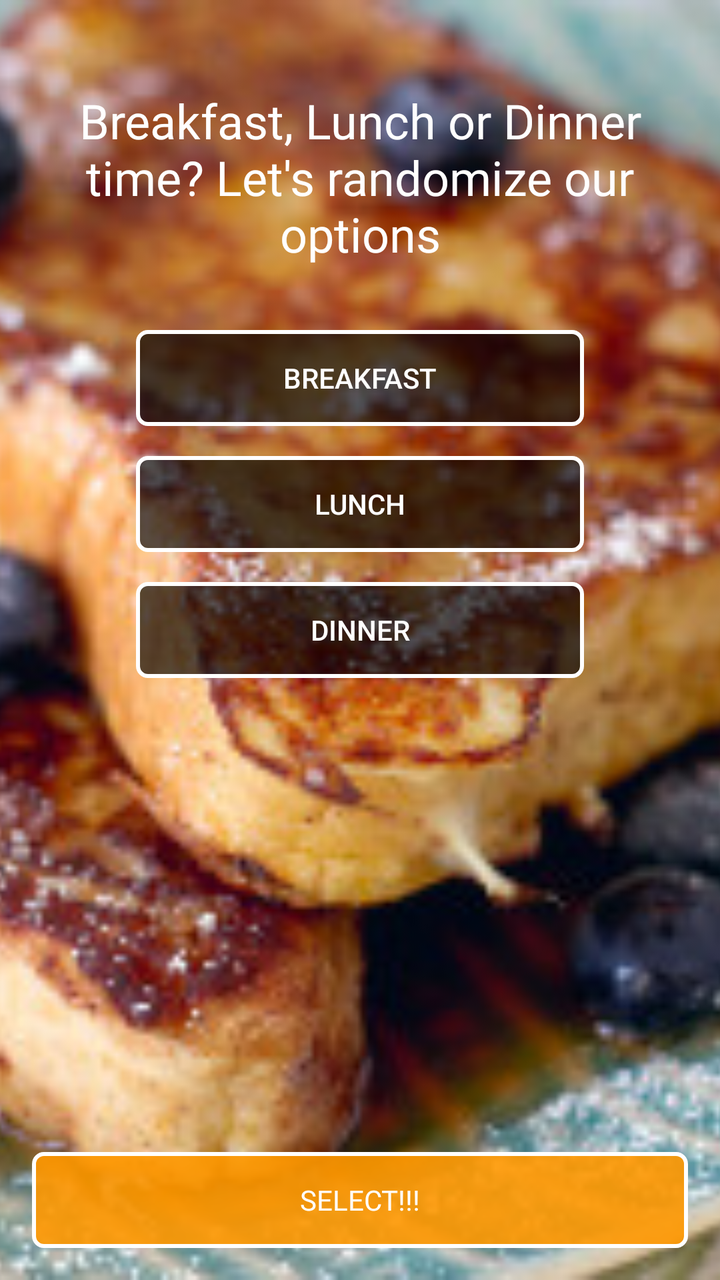
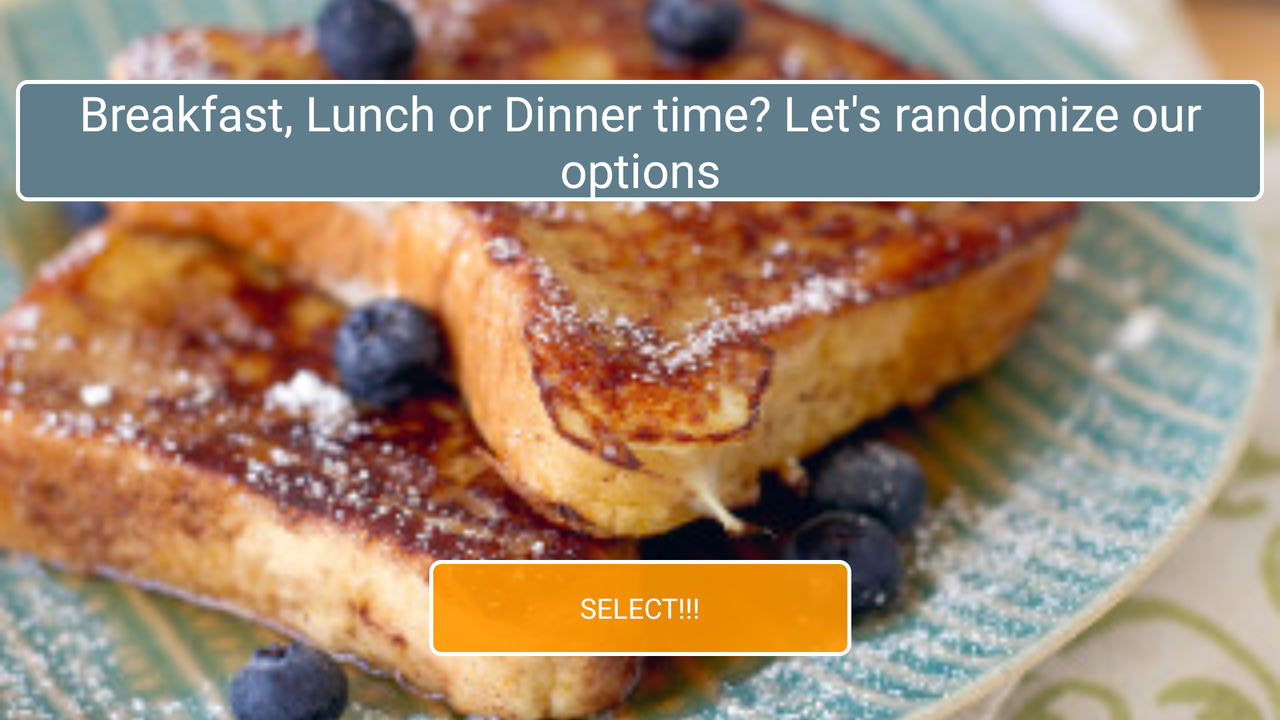

The same Android screen from two of the app's own layout files: first res/layout/ as a phone draws it, then the repository's variant for another configuration, drawn on a device whose configuration selects that folder. Both files follow.
<!-- AndroidManifest.xml: application theme AppTheme -->
<!-- res/layout/activity_food_type.xml -->
<?xml version="1.0" encoding="utf-8"?>
<android.support.constraint.ConstraintLayout xmlns:android="http://schemas.android.com/apk/res/android"
    xmlns:app="http://schemas.android.com/apk/res-auto"
    xmlns:tools="http://schemas.android.com/tools"
    android:layout_width="match_parent"
    android:layout_height="match_parent"
    tools:context=".activities.FoodTypeActivity">

    <ImageView
        android:id="@+id/imageView3"
        android:layout_width="0dp"
        android:layout_height="0dp"
        android:scaleType="centerCrop"
        app:layout_constraintBottom_toBottomOf="parent"
        app:layout_constraintEnd_toEndOf="parent"
        app:layout_constraintStart_toStartOf="parent"
        app:layout_constraintTop_toTopOf="parent"
        app:srcCompat="@drawable/breakfast_screen" />

    <LinearLayout
        android:id="@+id/linearLayout"
        android:layout_width="0dp"
        android:layout_height="wrap_content"
        android:layout_marginEnd="32dp"
        android:layout_marginStart="32dp"
        android:layout_marginTop="32dp"
        android:orientation="vertical"
        app:layout_constraintEnd_toEndOf="parent"
        app:layout_constraintHorizontal_bias="1.0"
        app:layout_constraintStart_toStartOf="parent"
        app:layout_constraintTop_toBottomOf="@+id/textView3">

        <ToggleButton
            android:id="@+id/breakfastBtn"
            android:layout_width="match_parent"
            android:layout_height="wrap_content"
            android:layout_marginLeft="36dp"
            android:layout_marginRight="36dp"
            android:background="@drawable/letseat_toggle"
            android:onClick="breakfastBtn"
            android:text="Breakfast"
            android:textColor="@android:color/white"
            android:textOff="Breakfast"
            android:textOn="Breakfast" />

        <ToggleButton
            android:id="@+id/lunchBtnClick"
            android:layout_width="match_parent"
            android:layout_height="wrap_content"
            android:layout_marginBottom="15dp"
            android:layout_marginLeft="36dp"
            android:layout_marginRight="36dp"
            android:layout_marginTop="15dp"
            android:background="@drawable/letseat_toggle"
            android:onClick="lunchBtn"
            android:text="Lunch"
            android:textColor="@android:color/white"
            android:textOff="Lunch"
            android:textOn="Lunch" />

        <ToggleButton
            android:id="@+id/dinnerBtnClick"
            android:layout_width="match_parent"
            android:layout_height="wrap_content"
            android:layout_marginLeft="36dp"
            android:layout_marginRight="36dp"
            android:background="@drawable/letseat_toggle"
            android:onClick="dinnerBtn"
            android:text="Dinner"
            android:textColor="@android:color/white"
            android:textOff="Dinner"
            android:textOn="Dinner" />
    </LinearLayout>

    <TextView
        android:id="@+id/textView3"
        android:layout_width="0dp"
        android:layout_height="wrap_content"
        android:layout_marginEnd="8dp"
        android:layout_marginStart="8dp"
        android:layout_marginTop="44dp"
        android:fontFamily="@font/muli_bold"
        android:text="Breakfast, Lunch or Dinner time? Let's randomize our options"
        android:textAlignment="center"
        android:textColor="@android:color/white"
        android:textSize="24sp"
        app:layout_constraintEnd_toEndOf="parent"
        app:layout_constraintHorizontal_bias="0.0"
        app:layout_constraintStart_toStartOf="parent"
        app:layout_constraintTop_toTopOf="@+id/imageView3" />

    <Button
        android:id="@+id/select"
        android:layout_width="0dp"
        android:layout_height="wrap_content"
        android:layout_marginBottom="16dp"
        android:layout_marginEnd="16dp"
        android:layout_marginStart="16dp"
        android:background="@drawable/decide_button"
        android:fontFamily="@font/muli_bold"
        android:onClick="foodTypeSelect"
        android:text="SELECT!!!"
        android:textColor="@android:color/white"
        app:layout_constraintBottom_toBottomOf="parent"
        app:layout_constraintEnd_toEndOf="parent"
        app:layout_constraintHorizontal_bias="0.0"
        app:layout_constraintStart_toStartOf="parent" />

</android.support.constraint.ConstraintLayout>
<!-- resources referenced by this layout -->
<resources>
  <!-- drawable breakfast_screen: jpg bitmap (drawable, 33271 bytes) -->
  <!-- drawable decide_button (drawable) -->
  <?xml version="1.0" encoding="utf-8"?>
  <shape xmlns:android="http://schemas.android.com/apk/res/android">
  
      <solid android:color="#e6FF9800" />
      <stroke android:width="2dp" android:color="@android:color/white"/>
      <corners android:radius="5dp"/>
  </shape>
  <!-- drawable letseat_toggle (drawable) -->
  <?xml version="1.0" encoding="utf-8"?>
  <selector xmlns:android="http://schemas.android.com/apk/res/android">
      <item android:state_checked="true" android:drawable="@drawable/letseat_button_checked" />
      <item android:state_checked="false" android:drawable="@drawable/button_design" />
  </selector>
  <style name="AppTheme" parent="Theme.AppCompat.Light.NoActionBar">
          
          <item name="colorPrimary">@color/colorPrimary</item>
          <item name="colorPrimaryDark">@color/colorPrimaryDark</item>
          <item name="colorAccent">@color/colorAccent</item>
      </style>
  <!-- drawable letseat_button_checked (drawable) -->
  <?xml version="1.0" encoding="utf-8"?>
  <shape xmlns:android="http://schemas.android.com/apk/res/android">
      <solid android:color="#a6FF9800" />
      <stroke android:color="@android:color/white"
          android:width="3dp" />
      <corners android:radius="5dp"/>
  </shape>
  <!-- drawable button_design (drawable) -->
  <?xml version="1.0" encoding="utf-8"?>
  <shape xmlns:android="http://schemas.android.com/apk/res/android">
  
      <solid android:color="#a6000000"/>
      <stroke android:color="#ffffff" android:width="2dp"/>
      <corners android:radius="5dp"/>
  </shape>
  <color name="colorPrimary">#607d8b</color>
  <color name="colorPrimaryDark">#455A64</color>
  <color name="colorAccent">#ff9800</color>
</resources>
<!-- res/layout-normal-land/activity_food_type.xml (the repository's variant of the layout above) -->
<!-- drawn on the phone turned sideways -->
<?xml version="1.0" encoding="utf-8"?>
<android.support.constraint.ConstraintLayout xmlns:android="http://schemas.android.com/apk/res/android"
    xmlns:app="http://schemas.android.com/apk/res-auto"
    xmlns:tools="http://schemas.android.com/tools"
    android:layout_width="match_parent"
    android:layout_height="match_parent"
    tools:context=".activities.FoodTypeActivity">

    <ImageView
        android:id="@+id/imageView3"
        android:layout_width="0dp"
        android:layout_height="0dp"
        android:scaleType="centerCrop"
        app:layout_constraintBottom_toBottomOf="parent"
        app:layout_constraintEnd_toEndOf="parent"
        app:layout_constraintStart_toStartOf="parent"
        app:layout_constraintTop_toTopOf="parent"
        app:srcCompat="@drawable/breakfast_screen" />

    <RelativeLayout
        android:id="@+id/linearLayout"
        android:layout_width="0dp"
        android:layout_height="50dp"
        android:layout_marginEnd="32dp"
        android:layout_marginStart="32dp"
        android:layout_marginTop="32dp"
        android:orientation="horizontal"
        app:layout_constraintBottom_toTopOf="@+id/imageView3"
        app:layout_constraintEnd_toEndOf="parent"
        app:layout_constraintHorizontal_bias="0.5"
        app:layout_constraintStart_toStartOf="parent"
        app:layout_constraintTop_toBottomOf="@+id/imageView3">

        <ToggleButton
            android:id="@+id/breakfastBtn"
            android:layout_width="150dp"
            android:layout_height="wrap_content"
            android:layout_marginLeft="36dp"
            android:layout_marginRight="36dp"
            android:background="@drawable/letseat_toggle"
            android:onClick="breakfastBtn"
            android:text="Breakfast"
            android:textColor="@android:color/white"
            android:textOff="Breakfast"
            android:textOn="Breakfast" />

        <ToggleButton
            android:id="@+id/lunchBtnClick"
            android:layout_width="150dp"
            android:layout_height="wrap_content"
            android:layout_centerHorizontal="true"
            android:background="@drawable/letseat_toggle"
            android:onClick="lunchBtn"
            android:text="Lunch"
            android:textColor="@android:color/white"
            android:textOff="Lunch"
            android:textOn="Lunch" />

        <ToggleButton
            android:id="@+id/dinnerBtnClick"
            android:layout_width="150dp"
            android:layout_height="wrap_content"
            android:layout_alignParentEnd="true"
            android:layout_marginEnd="35dp"
            android:background="@drawable/letseat_toggle"
            android:onClick="dinnerBtn"
            android:text="Dinner"
            android:textColor="@android:color/white"
            android:textOff="Dinner"
            android:textOn="Dinner" />
    </RelativeLayout>

    <TextView
        android:id="@+id/textView3"
        android:layout_width="0dp"
        android:layout_height="wrap_content"
        android:layout_marginEnd="8dp"
        android:layout_marginStart="8dp"
        android:layout_marginTop="40dp"
        android:background="@drawable/text_bg"
        android:fontFamily="@font/muli_bold"
        android:text="Breakfast, Lunch or Dinner time? Let's randomize our options"
        android:textAlignment="center"
        android:textColor="@android:color/white"
        android:textSize="24sp"
        app:layout_constraintEnd_toEndOf="parent"
        app:layout_constraintHorizontal_bias="0.0"
        app:layout_constraintStart_toStartOf="parent"
        app:layout_constraintTop_toTopOf="@+id/imageView3" />

    <Button
        android:id="@+id/select"
        android:layout_width="211dp"
        android:layout_height="wrap_content"
        android:layout_marginBottom="32dp"
        android:layout_marginEnd="16dp"
        android:layout_marginStart="16dp"
        android:background="@drawable/decide_button"
        android:fontFamily="@font/muli_bold"
        android:onClick="foodTypeSelect"
        android:text="SELECT!!!"
        android:textColor="@android:color/white"
        app:layout_constraintBottom_toBottomOf="parent"
        app:layout_constraintEnd_toEndOf="parent"
        app:layout_constraintStart_toStartOf="parent" />

</android.support.constraint.ConstraintLayout>
<!-- resources referenced by the variant -->
<!-- as the phone turned sideways resolves them -->
<resources>
  <!-- drawable breakfast_screen: jpg bitmap (drawable, 33271 bytes) -->
  <!-- drawable decide_button (drawable) -->
  <?xml version="1.0" encoding="utf-8"?>
  <shape xmlns:android="http://schemas.android.com/apk/res/android">
  
      <solid android:color="#e6FF9800" />
      <stroke android:width="2dp" android:color="@android:color/white"/>
      <corners android:radius="5dp"/>
  </shape>
  <!-- drawable letseat_toggle (drawable) -->
  <?xml version="1.0" encoding="utf-8"?>
  <selector xmlns:android="http://schemas.android.com/apk/res/android">
      <item android:state_checked="true" android:drawable="@drawable/letseat_button_checked" />
      <item android:state_checked="false" android:drawable="@drawable/button_design" />
  </selector>
  <!-- drawable text_bg (drawable) -->
  <?xml version="1.0" encoding="utf-8"?>
  <shape xmlns:android="http://schemas.android.com/apk/res/android">
      <solid android:color="@color/colorPrimary"/>
      <corners android:radius="5dp" />
      <stroke android:color="@android:color/white" android:width="2dp"/>
  </shape>
  <style name="AppTheme" parent="Theme.AppCompat.Light.NoActionBar">
          
          <item name="colorPrimary">@color/colorPrimary</item>
          <item name="colorPrimaryDark">@color/colorPrimaryDark</item>
          <item name="colorAccent">@color/colorAccent</item>
      </style>
  <!-- drawable letseat_button_checked (drawable) -->
  <?xml version="1.0" encoding="utf-8"?>
  <shape xmlns:android="http://schemas.android.com/apk/res/android">
      <solid android:color="#a6FF9800" />
      <stroke android:color="@android:color/white"
          android:width="3dp" />
      <corners android:radius="5dp"/>
  </shape>
  <!-- drawable button_design (drawable) -->
  <?xml version="1.0" encoding="utf-8"?>
  <shape xmlns:android="http://schemas.android.com/apk/res/android">
  
      <solid android:color="#a6000000"/>
      <stroke android:color="#ffffff" android:width="2dp"/>
      <corners android:radius="5dp"/>
  </shape>
  <color name="colorPrimary">#607d8b</color>
  <color name="colorPrimaryDark">#455A64</color>
  <color name="colorAccent">#ff9800</color>
</resources>
